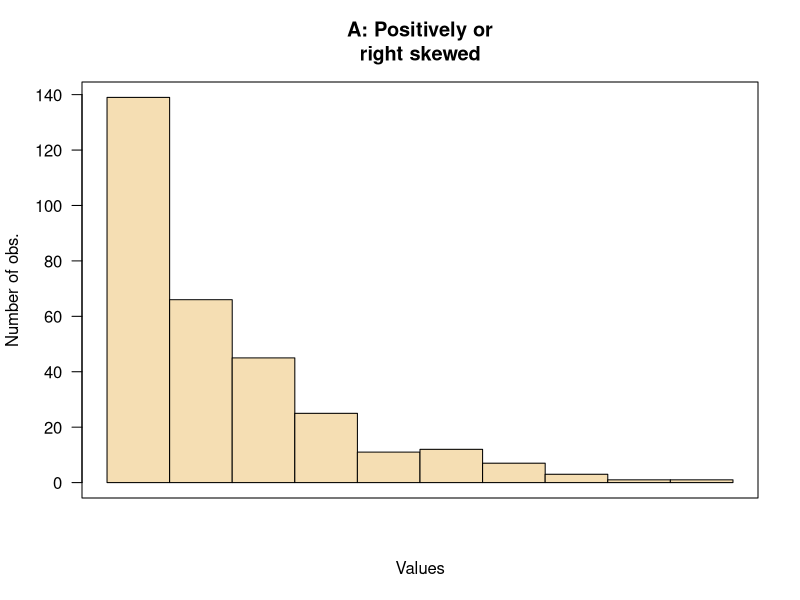
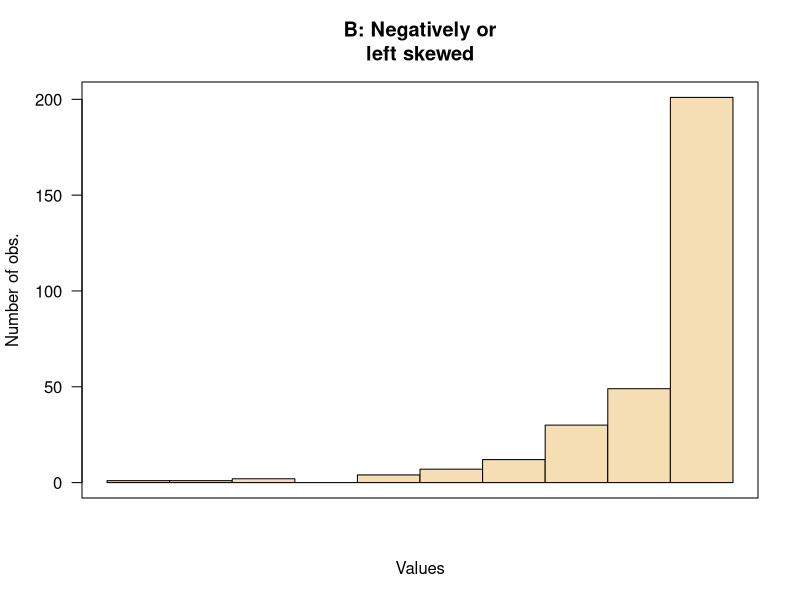
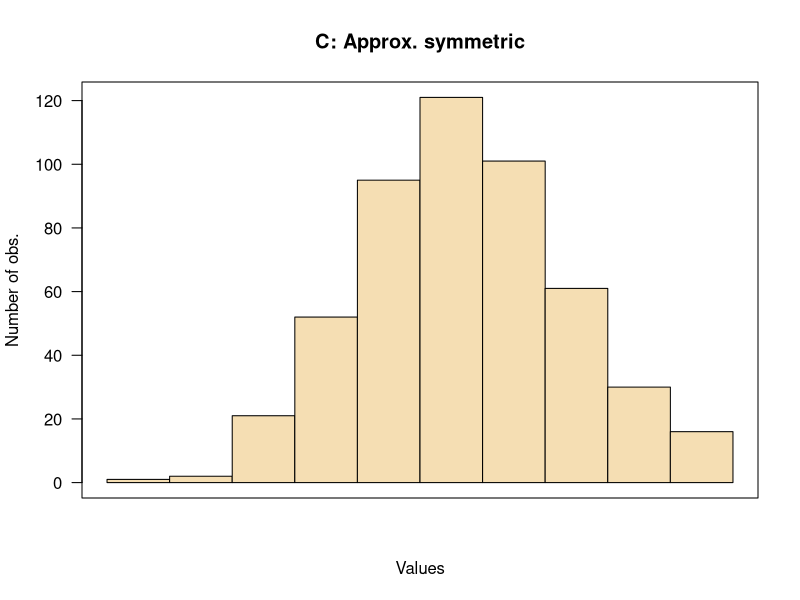
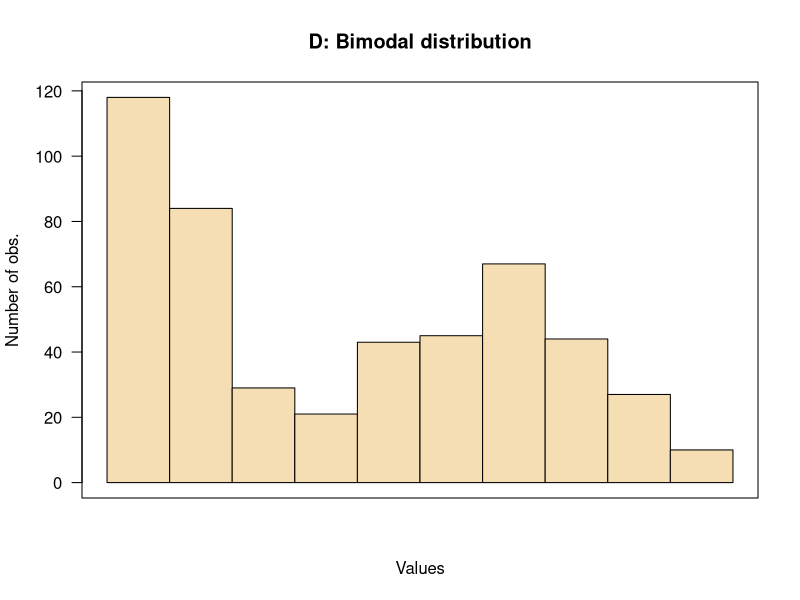
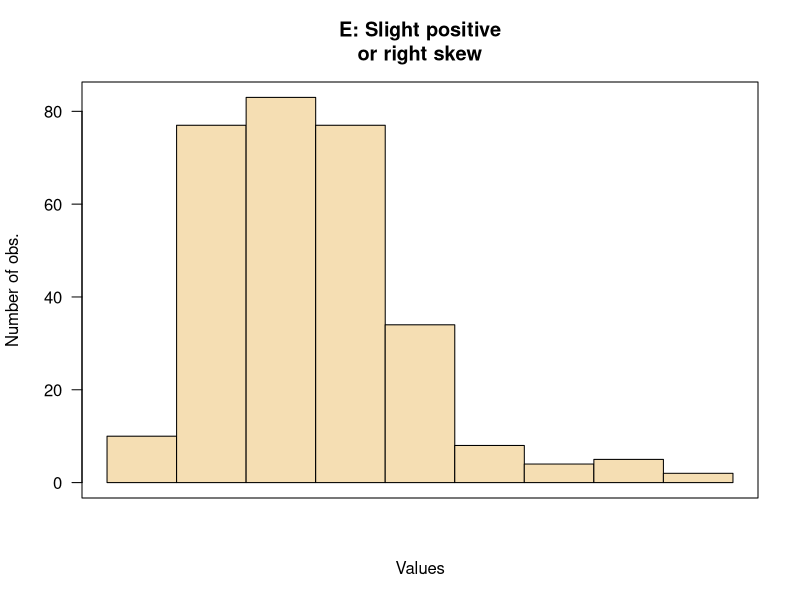
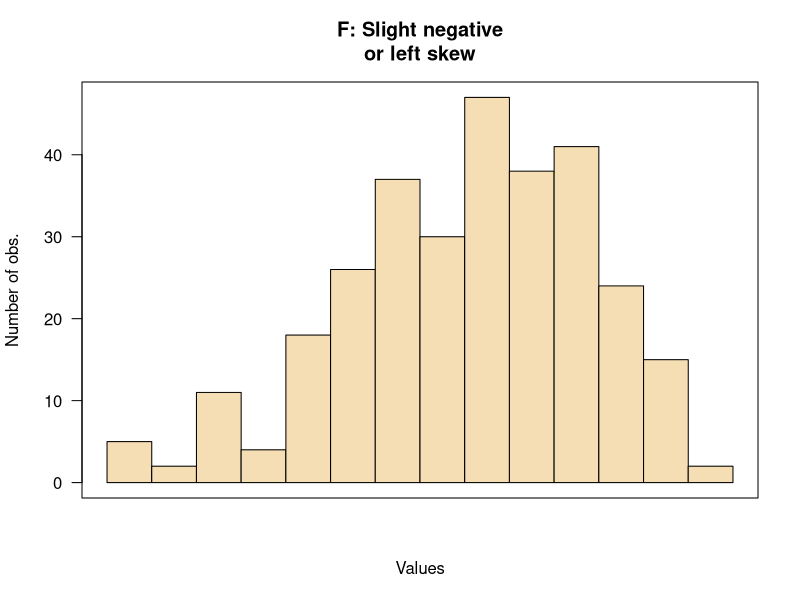
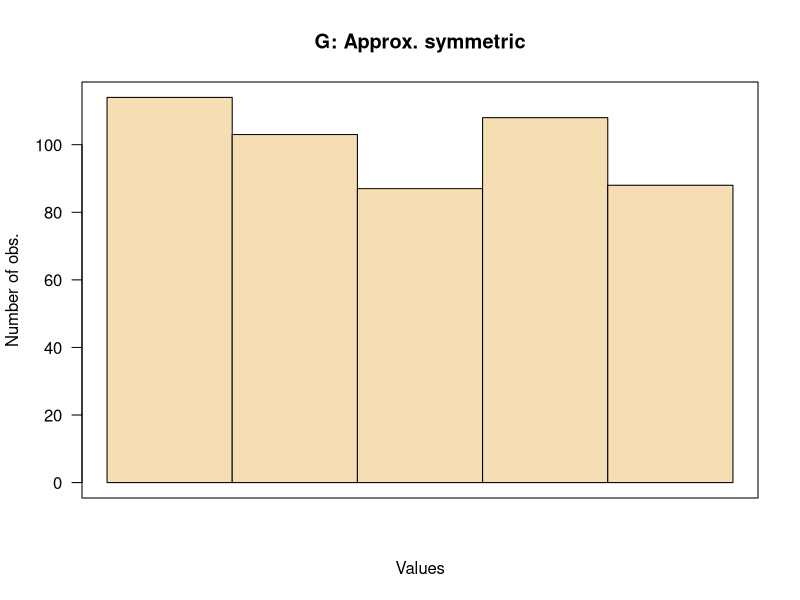

Recreate these plots in R, in order.
### Example *shapes*

### Trying these for a carousel using slickR


set.seed(110110)
figWidth <- 4

xx <- c( rchisq(300, 
                df = 2), 
         7,7,8,7,7,7,8,7,7,6)

png(file ="ShapeExampleA-Carousel.png", 
    width = figWidth,
    height = 6,  
    units = "in", 
    res = 100)
hist( scales::rescale(xx, to = c(0, 5)), 
      xlab = "Values", 
      ylab = "Number of obs.",
      main = "A: Positively or\nright skewed",
      axes = FALSE,
      col = "wheat", 
      las = 1)
axis(side = 2, 
     las = 1)

box()
dev.off()




png(file = "ShapeExampleB-Carousel.png", 
    width = figWidth,
    height = 6,  
    units = "in", 
    res = 100)
xx <- c( rchisq(300, 
                df = 1), 
         2, 2, 1, 1, 2, 0, 0)

xx <- max(xx) - xx
hist( scales::rescale(xx, to = c(0, 5)), 
      xlab="Values", ylab="Number of obs.",
      main="B: Negatively or\nleft skewed",
      axes=FALSE,
      col="wheat", 
      las = 1)
axis(side = 2, 
     las = 1)

box()
dev.off()




png(file = "ShapeExampleC-Carousel.png", 
    width = figWidth,
    height = 6,  
    units = "in", 
    res = 100)
xx <- rnorm(500, mean=10)
hist( scales::rescale(xx, to = c(0, 10)), 
      xlab="Values", ylab="Number of obs.",
      main="C: Approx. symmetric",
      axes=FALSE,
      col="wheat", 
      las = 1)
axis(side = 2, 
     las = 1)

box()
dev.off()





png(file = "ShapeExampleD-Carousel.png", 
    width = figWidth,
    height = 6,  
    units = "in", 
    res = 100)
xx1 <- rnorm(500,
             mean = 0, 
             sd = 1)
xx2 <- rnorm(250,
             mean = 4, 
             sd = 1)
xx <- c( xx1[xx1 > 0], xx2)


hist( scales::rescale(xx, to = c(0, 10)),  
      right = TRUE,
      axes = FALSE,
      col = "wheat", 
      las = 1,
      xlab = "Values",
      ylab = "Number of obs.", 
      main = "D: Bimodal distribution")
axis(side = 2, 
     las = 1)

box()
dev.off()




png(file = "ShapeExampleE-Carousel.png", 
    width = figWidth,
    height = 6,  
    units = "in", 
    res = 100)

xx <- rchisq(300, df = 20)

hist( xx,  
      right = TRUE,
      axes = FALSE,
      col = "wheat", 
      las = 1,
      xlab = "Values",
      ylab = "Number of obs.", 
      main = "E: Slight positive\nor right skew")
axis(side = 2, 
     las = 1)

box()
dev.off()







png(file = "ShapeExampleF-Carousel.png", 
    width = figWidth,
    height = 6,  
    units = "in", 
    res = 100)
xx <- rchisq(300, df = 20)
xx <- max(xx) - xx

hist( xx,
      right = TRUE,
      axes = FALSE,
      col = "wheat", 
      las = 1,
      xlab = "Values",
      ylab = "Number of obs.", 
      main = "F: Slight negative\nor left skew")
axis(side = 2, 
     las = 1)

box()
dev.off()







png(file = "ShapeExampleG-Carousel.png", 
    width = figWidth,
    height = 6,  
    units = "in",
    res = 100)

xx <- runif(500,
            min = 0,
            max = 5)

hist( xx, 
      right = TRUE,
      axes = FALSE,
      col = "wheat", 
      breaks = seq(0, 5, by = 1),
      las = 1,
      xlab = "Values",
      ylab = "Number of obs.", 
      main = "G: Approx. symmetric")
axis(side = 2, 
     las = 1)

box()
dev.off()







